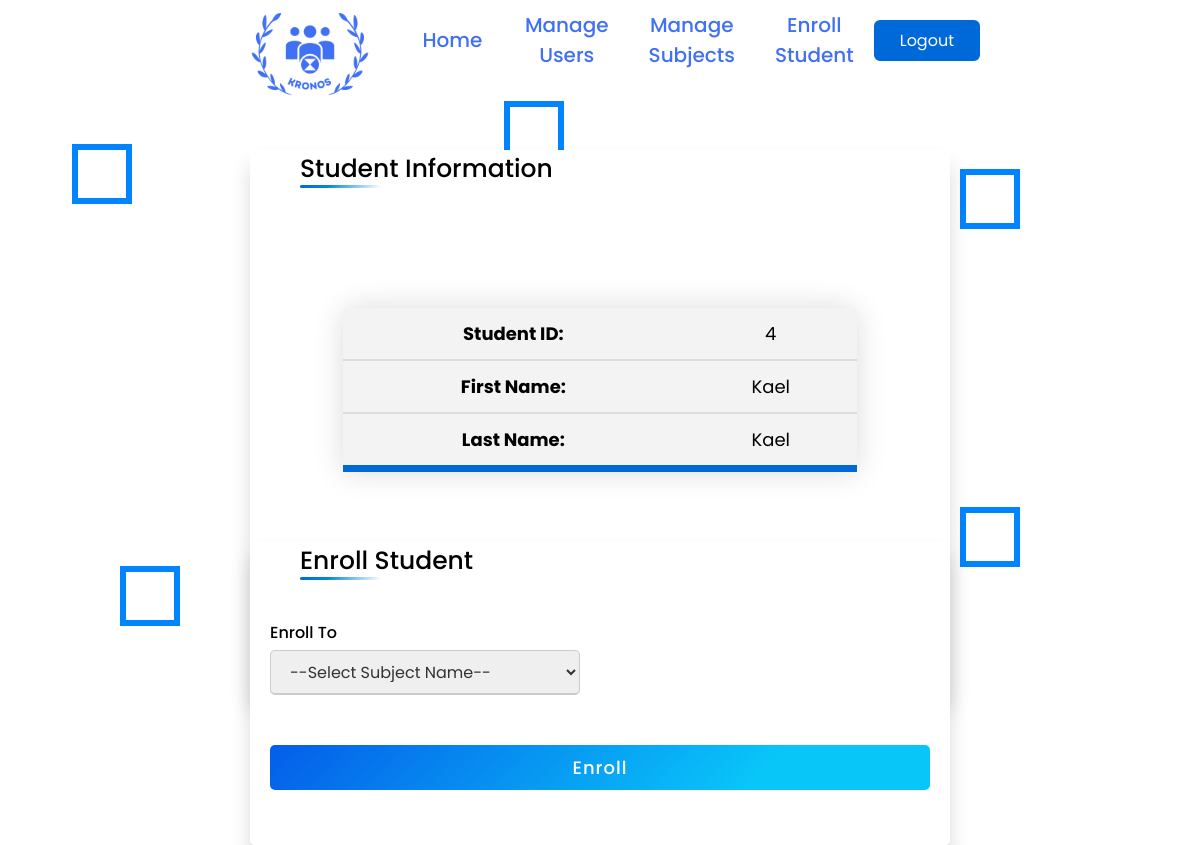
Page /admin/enrollstudent.php?edit=4 (signed in) on the committed database.
### tables this page shows
CREATE TABLE `students` (
  `id` int(20) NOT NULL,
  `username` varchar(20) NOT NULL,
  `fname` varchar(20) NOT NULL,
  `lname` varchar(20) NOT NULL,
  `pass` varchar(20) NOT NULL,
  `email` varchar(20) NOT NULL,
  `phone` varchar(11) NOT NULL,
  `subjectid` int(20) NOT NULL
);

### admin/enrollstudent.php (the view, shortened to what this page needs)
<?php include("adminnav.php"); ?>
<?php
include('../connect.php');
$getid = $_GET['edit'];
?>
<!DOCTYPE html>
<html lang="en" dir="ltr">
  <head>
    <link rel="stylesheet" href="adminsignup.css">
    <link rel="stylesheet" href="views.css">
      <link rel="stylesheet" href="https://cdnjs.cloudflare.com/ajax/libs/font-awesome/5.15.2/css/all.min.css"/>
   </head>
<body>
<div class="wrapper">
        <div class="box">
            <div></div>
            <div></div>
            <div></div>
            <div></div>
            <div></div>
        </div>
</div>
<?php
       $query = "SELECT * FROM students WHERE id = '$getid'";
       $result = mysqli_query($con, $query);
       while ($row = mysqli_fetch_assoc($result)) {
?>
<div class="container">
    <div class="title">Student Information</div>
    <div class="content">
        <div class="user-details">
        <table align="center" class="content-table">
        <tr>
            <td><b><center>Student ID: </td>
            <td><?php echo $row['id']; ?></td>
        </tr>
        <tr>
            <td><b><center>First Name: </td>
            <td><?php echo $row['fname']; ?></td>
        </tr>
        <tr>
            <td><b><center>Last Name: </td>
            <td><?php echo $row['lname']; ?></td>
        </tr>
        </div>
        <?php
      } ?>
    </div>
    </div>
  <div class="container">
    <div class="title">Enroll Student</div>
    <div class="content">
      <form method ="post" enctype="multipart/form-data">
        <div class="user-details">
        <div class="input-box">
          <?php
                $query=mysqli_query($con,"select * from subjects ORDER BY id ASC");
               $count = mysqli_num_rows($query);
                   if($count > 0){
                      echo '<span class = "details"> Enroll To </span>';
                      echo ' <select required name="upsubjectid" class="custom-select form-control">';
                      echo '<option value="">--Select Subject Name--</option>';
                      echo '</select>';
                      }
                      ?>
          </div>
        </div>
        <div class="button">
          <input type="submit" value="Enroll" name="signup">
        </div>
      </form>
    </div>
  </div>
</body>
</html>

### admin/adminsignup.css (style rules this page uses)
html { scroll-behavior: smooth; }
* { margin: 0; padding: 0; box-sizing: border-box; font-family: 'Poppins',sans-serif; }
body { margin: 0; padding: 0; overflow: hidden; }
.wrapper { position: absolute; width: 100%; height: 100%; overflow: hidden; background-color: #ffff; }
.box div { position: absolute; width: 60px; height: 60px; background-color: transparent; border: 6px solid rgb(0, 132, 255); }
.box div:nth-child(1) { top: 12%; left: 42%; animation: animate 10s linear infinite; }
.box div:nth-child(3) { top: 17%; left: 6%; animation: animate 9s linear infinite; }
.box div:nth-child(5) { top: 67%; left: 10%; animation: animate 6s linear infinite; }
.box div:nth-child(7) { top: 60%; left: 80%; animation: animate 15s linear infinite; }
.box div:nth-child(10) { top: 20%; left: 80%; animation: animate 5s linear infinite; }
.content { padding: 20px 20px; }
.container { max-width: 700px; width: 100%; background-color: #fff; padding: inherit; border-radius: 5px; box-shadow: 0 15px 20px rgba(0,0,0,0.15); margin: auto; position: relative; top:150px; }
.container .title { font-size: 25px; font-weight: 500; position: relative; padding-left: 50px; }
.container .title::before { content: ""; position: absolute; bottom: 0; height: 3px; width: 30px; padding-left: 50px; border-radius: 5px; background: linear-gradient(135deg, rgba(0,105,217,1) 0%, rgba(0,136,217,1) 35%, rgba(255,255,255,1) 100%); }
.content form .user-details { display: flex; flex-wrap: wrap; justify-content: space-between; margin: 20px 0 12px 0; }
form .user-details .input-box { margin-bottom: 15px; width: calc(100% / 2 - 20px); }
form .input-box span.details { display: block; font-weight: 500; margin-bottom: 5px; }
form .button { height: 45px; margin: 35px 0 }
form .button input { height: 100%; width: 100%; border-radius: 5px; border: none; color: #fff; font-size: 18px; font-weight: 500; letter-spacing: 1px; cursor: pointer; transition: all 0.3s ease; background-color: #045de9; background-image: linear-gradient(135deg, #045de9 0%, #09c6f9 74%); }
select { height: 45px; width: 100%; outline: none; font-size: 16px; border-radius: 5px; padding-left: 15px; border: 1px solid #ccc; border-bottom-width: 2px; transition: all 0.3s ease; color: #333333; }

### admin/views.css (style rules this page uses)
* { margin: 0; padding: 0; box-sizing: border-box; font-family: 'Poppins',sans-serif; }
body { background-color: white; overflow:scroll; }
.wrapper { width: 500px; margin: 0 auto; }
.content-table { border-collapse: collapse; font-size: 18px; width: 78%; border-radius: 15px 15px 0 0; box-shadow: 0 0 30px rgba(0, 0, 0, 0.15); margin: auto; position: relative; top: 100px; }
.content-table td { color: #white; text-align: center; }
.content-table th, .content-table td { padding: 12px 15px; }
.content-table tbody tr { border-bottom: 2px solid #dddddd; }
.content-table tbody tr:nth-of-type(even) { background-color: #f3f3f3; }
.content-table tbody tr:nth-of-type(odd) { background-color: #f3f3f3; }
.content-table tbody tr:last-of-type { border-bottom: 7px solid #0069d9; padding: 15px; }
body { margin: 0; padding: 0; }
.wrapper { position: absolute; width: 100%; height: 100%; overflow: hidden; background-color: #ffff; }
.box div { position: absolute; width: 60px; height: 60px; background-color: transparent; border: 6px solid rgb(0, 132, 255); }
.box div:nth-child(1) { top: 12%; left: 42%; animation: animate 10s linear infinite; }
.box div:nth-child(3) { top: 17%; left: 6%; animation: animate 9s linear infinite; }
.box div:nth-child(5) { top: 67%; left: 10%; animation: animate 6s linear infinite; }
.box div:nth-child(7) { top: 60%; left: 80%; animation: animate 15s linear infinite; }
.box div:nth-child(10) { top: 20%; left: 80%; animation: animate 5s linear infinite; }

### admin/adminnav.php (style rules this page uses)
* { margin: 0; padding: 0; box-sizing: border-box; font-family: "Poppins", sans-serif; }
.nav_logo, .nav_link, .button { color: #0069d9; }

### rows in the picture
students: id "4", fname "Kael", lname "Kael"
